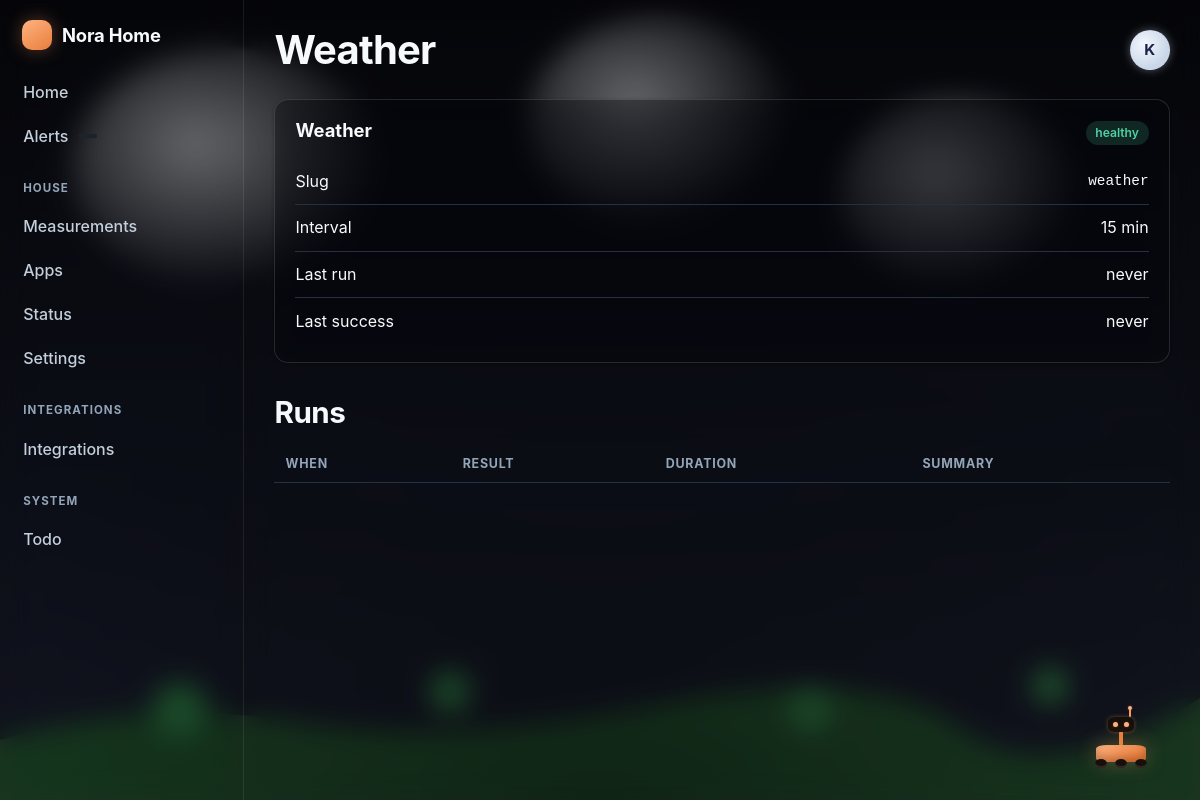
Page /home/integrations/1/ (signed in) on the committed database.
### nora_home/integrations/models.py (models this page shows, shortened)
class Integration(TimeStampedModel):
    slug = models.SlugField(help_text="Matches the registered Integration class.")
    name = models.CharField(max_length=80)
    config = models.JSONField(default=dict, blank=True)
    interval_minutes = models.PositiveIntegerField(default=15)
    is_enabled = models.BooleanField(default=True, db_index=True)
    last_run_at = models.DateTimeField(null=True, blank=True, db_index=True)
    last_success_at = models.DateTimeField(null=True, blank=True)
    consecutive_failures = models.PositiveSmallIntegerField(default=0)
    last_error = models.TextField(blank=True)
    class Meta:
        ordering = ["name"]
        unique_together = [("slug", "name")]
    @property
    def is_healthy(self) -> bool:
        return self.consecutive_failures == 0

### nora_home/accounts/models.py (models this page shows, shortened)
class HouseMember(AbstractUser):
    class Role(models.TextChoices):
        MEMBER = "member", "Member"
        ADULT = "adult", "Adult"
        ADMIN = "admin", "Admin"
    display_name = models.CharField(max_length=60, blank=True)
    role = models.CharField(max_length=10, choices=Role.choices, default=Role.MEMBER,
                            db_index=True)
    avatar = models.ImageField(upload_to="avatars/", blank=True, null=True)
    accent_color = models.CharField(max_length=9, blank=True,
                                    help_text="Hex colour used for this person's rows.")
    birthday = models.DateField(null=True, blank=True)
    timezone = models.CharField(max_length=64, blank=True)
    slack_user_id = models.CharField(max_length=32, blank=True,
                                     help_text="Slack member ID, e.g. U01ABCDEF.")
    slack_dm_channel = models.CharField(max_length=32, blank=True)
    phone = models.CharField(max_length=32, blank=True)
    quiet_hours_start = models.PositiveSmallIntegerField(default=22)
    quiet_hours_end = models.PositiveSmallIntegerField(default=7)
    notifications_enabled = models.BooleanField(default=True)
    preferred_channels = models.JSONField(default=list, blank=True)
    escalation_contacts = models.ManyToManyField(
        "self", symmetrical=False, blank=True, related_name="escalation_watch_for",
        through="EscalationContact",
    )
    is_on_wall_display = models.BooleanField(
        default=True, help_text="Show this person's items on the 24\" display.")
    class Meta:
        ordering = ["display_name", "username"]
    @property
    def name(self) -> str:
        return self.display_name or self.get_full_name() or self.get_username()

### nora_home/integrations/views.py (the view)
# urls.py: path("<int:pk>/", views.detail, name="detail"),
@login_required
def detail(request, pk: int):
    integration = get_object_or_404(Integration, pk=pk)
    return render(request, "integrations/detail.html", {
        "integration": integration,
        "runs": integration.runs.all()[:30],
        "page_title": integration.name,
    })

### nora_home/core/context_processors.py (called while the page is built)
def house(request):
    user = getattr(request, "user", None)
    authenticated = bool(user and user.is_authenticated)
    role = getattr(user, "role", "member") if authenticated else "member"
    view_scope = request.session.get("nh_view_scope", "self") if hasattr(request, "session") else "self"
    active_members = []
    if authenticated:
        from nora_home.accounts.models import HouseMember
        active_members = list(HouseMember.objects.filter(is_active=True))
    return {
        "house_name": settings.NORA_HOME_NAME,
        "nora_version": settings.NORA_HOME_VERSION,
        "nora_env": settings.NORA_HOME_ENV,
        "nav": navigation(role),
        "ai_enabled": settings.NORA_HOME_AI_ENABLED,
        "request_id": getattr(request, "request_id", ""),
        "active_members": active_members,
        "nh_view_scope": view_scope,
    }

### nora_home/core/registry.py (called while the page is built)
def registered_apps(include_disabled: bool = False) -> list[AppMetadata]:
    found: list[AppMetadata] = []
    for config in apps.get_app_configs():
        if not isinstance(config, NoraAppConfig):
            continue
        meta = config.nora_home_metadata
        if meta.enabled or include_disabled:
            found.append(meta)
    found.sort(key=lambda m: (Category.ORDER.index(m.category)
                              if m.category in Category.ORDER else 99,
                              m.order, m.title))
    return found

def navigation(role: str = "member") -> list[dict]:
    rank = {"member": 0, "adult": 1, "admin": 2}
    viewer = rank.get(role, 0)
    groups: dict[str, list[AppMetadata]] = {}
    for meta in registered_apps():
        if not meta.nav or viewer < rank.get(meta.minimum_role, 0):
            continue
        groups.setdefault(meta.category, []).append(meta)
    return [
        {"key": key, "label": Category.label(key), "apps": groups[key]}
        for key in Category.ORDER
        if key in groups
    ]

    @classmethod
    def label(cls, key: str) -> str:
        return cls.LABELS.get(key, key.title())

    @property
    def url(self) -> str:
        return "/" + self.url_prefix.lstrip("/")

### nora_home/ui/context_processors.py (called while the page is built)
def surface(request):
    current = getattr(request, "nh_surface", "desktop")
    return {
        "surface": current,
        "is_touch": getattr(request, "nh_is_touch", False),
        "is_wall": current == "wall",
        "is_kiosk": current == "kiosk",
        "nh_bot_enabled": current != "wall",
        "main_display_slug": settings.NORA_HOME_MAIN_DISPLAY_SLUG,
    }

### templates/integrations/detail.html (shortened to what this page needs)
{% extends "base.html" %}
{% block content %}
  <div class="card">
    <div class="card-head">
      <h3 class="card-title">{{ integration.name }}</h3>
      {% if integration.is_healthy %}<span class="pill ok">healthy</span>
      {% else %}<span class="pill alert">failing</span>{% endif %}
    </div>
    <ul class="item-list">
      <li class="item"><div class="item-body">Slug</div><code>{{ integration.slug }}</code></li>
      <li class="item"><div class="item-body">Interval</div>{{ integration.interval_minutes }} min</li>
      <li class="item"><div class="item-body">Last run</div>{{ integration.last_run_at|default:"never" }}</li>
      <li class="item"><div class="item-body">Last success</div>{{ integration.last_success_at|default:"never" }}</li>
    </ul>
  </div>
  <h2 style="margin-top:2rem">Runs</h2>
  <div class="table-scroll">
    <table>
      <thead><tr><th>When</th><th>Result</th><th>Duration</th><th>Summary</th></tr></thead>
    </table>
  </div>
{% endblock %}

### templates/base.html (shortened to what this page needs)
{% load static %}<!doctype html>
<html lang="en" data-surface="{{ surface }}" data-theme="dark"
      data-season="{{ nh_season }}" data-daypart="{{ nh_daypart }}" data-weather="{{ nh_weather }}"
      {% if not nh_bot_enabled %}data-nh-bot="off"{% endif %}>
<head>
  <link rel="stylesheet" href="{% static 'nora_home/css/nora-home.css' %}">
  <link rel="stylesheet" href="{% static 'nora_home/css/nh-scene.css' %}">
  {% if nh_bot_enabled %}<link rel="stylesheet" href="{% static 'nora_home/css/nh-bot.css' %}">{% endif %}
</head>
<body>
{% block body %}
{% include "partials/scene.html" %}
<div class="shell">
  <nav class="sidebar" aria-label="House navigation">
    <a class="brand" href="/">
      <span class="brand-mark" aria-hidden="true"></span>
      <span>{{ house_name }}</span>
    </a>
    <div class="nav-group">
      <a class="nav-link" href="{% url 'core:dashboard' %}"
         {% if request.path == '/home/' %}aria-current="page"{% endif %}>Home</a>
      <a class="nav-link" href="{% url 'notifications:inbox' %}">
        Alerts <span class="pill" data-nh-bell data-count="0" hidden></span>
      </a>
    </div>
    {% for group in nav %}
      <div class="nav-group">
        <div class="nav-group-label">{{ group.label }}</div>
        {% for app in group.apps %}
          {% if app.slug != 'notifications' %}
            <a class="nav-link" href="{{ app.url }}"
               {% if request.path == app.url %}aria-current="page"{% endif %}>{{ app.title }}</a>
          {% endif %}
        {% endfor %}
        {% if group.key == 'house' %}
          <a class="nav-link" href="{% url 'core:app_directory' %}">Apps</a>
          <a class="nav-link" href="{% url 'core:system_status' %}">Status</a>
          <a class="nav-link" href="{% url 'core:settings' %}">Settings</a>
        {% endif %}
      </div>
    {% endfor %}
  </nav>
  <main class="main">
    <div class="topbar">
      <h1>{% block heading %}{{ page_title|default:"Home" }}{% endblock %}</h1>
      <div class="topbar-actions">
        <details class="profile-menu">
          <summary class="profile-trigger" aria-label="Menu">
            {% if request.user.is_authenticated %}
              <span class="profile-avatar">{{ request.user.name|first|upper }}</span>
            {% endif %}
          </summary>
        </details>
      </div>
    </div>
    {% block content %}{% endblock %}
  </main>
</div>
{% endblock %}
</body>
</html>

### static/nora_home/css/nh-scene.css (style rules this page uses)
:root { --nh-scene-radius: 18px; }
[data-daypart="night"] .profile-trigger { background: radial-gradient(circle at 35% 35%, #f4f7ff, #c9d6e8 70%); border-color: transparent; box-shadow: 0 0 10px rgba(201, 214, 232, 0.4); }
[data-daypart="night"] .profile-avatar { color: #1a2444; }
.shell { position: relative; z-index: 1; background: transparent; }
body { background: transparent; }
:root { --pane-rgb: 6, 8, 12; }
.sidebar { background: rgba(var(--pane-rgb), 0.24); backdrop-filter: blur(14px) saturate(140%); -webkit-backdrop-filter: blur(14px) saturate(140%); border-right: 1px solid rgba(255, 255, 255, 0.08); }
.card { background: rgba(var(--pane-rgb), 0.3); backdrop-filter: blur(16px) saturate(150%); -webkit-backdrop-filter: blur(16px) saturate(150%); border-color: rgba(255, 255, 255, 0.13); }
.main { position: relative; z-index: 1; background: rgba(var(--pane-rgb), 0.24); backdrop-filter: blur(13px) saturate(130%); -webkit-backdrop-filter: blur(13px) saturate(130%); }
:root[data-theme="dark"] { --text: var(--ink-000); --text-dim: var(--ink-200); --text-faint: var(--ink-300); }

### rows in the picture
Integration: name "Weather", slug "weather", interval_minutes "15", last_run_at "never", last_success_at "never"
HouseMember: user.name|first "K"

### other values in the picture
{{ house_name }} "Nora Home"
{{ group.label }} "HOUSE" "INTEGRATIONS" "SYSTEM"
{{ app.title }} "Measurements" "Integrations" "Todo"
